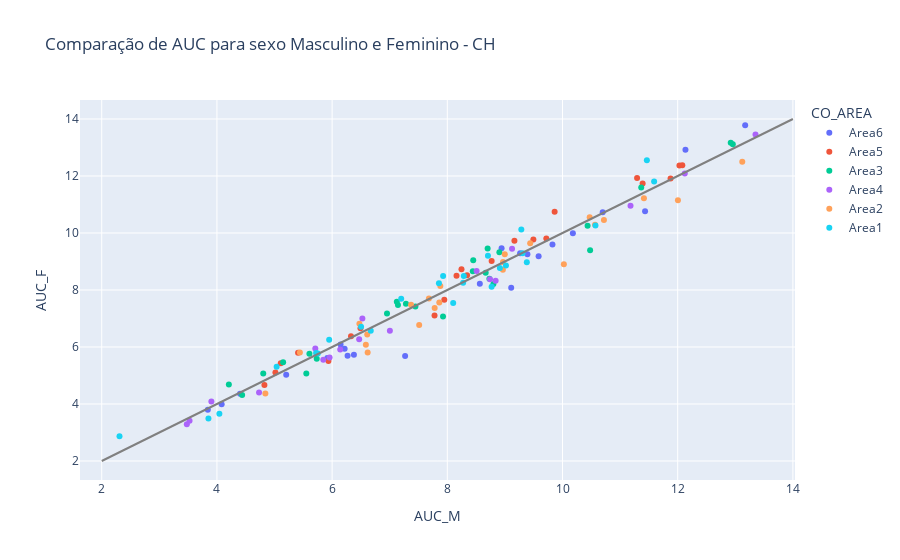

Source (notebook cell):
### Code cell
fig = px.scatter(all_questions_CH, x="AUC_M", y="AUC_F", color="CO_AREA",
                 hover_data=['CO_ITEM','CO_HABILIDADE','Ano'],
                 title="Comparação de AUC para sexo Masculino e Feminino - CH")

fig.add_trace(
    go.Scatter(
        x=[2, 14],
        y=[2, 14],
        mode="lines",
        line=go.scatter.Line(color="gray"),
        showlegend=False)
)

fig.show()

### Figure 1 — Plotly figure (JSON) as saved in the notebook; plotly's stock layout.template omitted (floating-point values rounded to 4 significant figures)
{"data": [{"customdata": [["111894", 27, "2019"], ["118054", 28, "2019"], ["118067", 29, "2019"], ["66498", 30, "2019"], ["118022", 26, "2019"], ["112135", 27, "2019"], ["118038", 26, "2019"], ["76955", 27, "2019"], ["84321", 26, "2018"], ["88057", 26, "2018"], ["111943", 27, "2018"], ["88107", 30, "2018"], ["111978", 29, "2018"], ["26427", 29, "2018"], ["88520", 28, "2018"], ["112122", 30, "2018"], ["84226", 26, "2017"], ["83848", 28, "2017"], ["84128", 29, "2017"], ["79027", 27, "2017"], ["18647", 30, "2017"], ["79005", 26, "2017"]], "hovertemplate": "CO_AREA=Area6<br>AUC_M=%{x}<br>AUC_F=%{y}<br>CO_ITEM=%{customdata[0]}<br>CO_HABILIDADE=%{customdata[1]}<br>Ano=%{customdata[2]}<extra></extra>", "legendgroup": "Area6", "marker": {"color": "#636efa", "symbol": "circle"}, "mode": "markers", "name": "Area6", "orientation": "v", "showlegend": true, "type": "scatter", "x": [8.565, 7.267, 3.842, 10.7, 8.942, 12.13, 9.585, 13.17, 5.917, 6.378, 6.217, 4.082, 6.269, 9.826, 6.147, 5.203, 9.109, 9.391, 4.401, 10.18, 11.43, 9.264], "xaxis": "x", "y": [8.216, 5.686, 3.796, 10.73, 9.461, 12.92, 9.184, 13.78, 5.617, 5.726, 5.939, 3.995, 5.696, 9.596, 6.092, 5.024, 8.083, 9.255, 4.357, 9.991, 10.76, 9.285], "yaxis": "y"}, {"customdata": [["86751", 23, "2019"], ["88306", 23, "2019"], ["118108", 22, "2019"], ["118125", 21, "2019"], ["85139", 24, "2019"], ["81689", 23, "2019"], ["97013", 24, "2019"], ["84147", 25, "2019"], ["97862", 25, "2018"], ["112110", 21, "2018"], ["97888", 22, "2018"], ["84853", 23, "2018"], ["89639", 24, "2018"], ["111873", 21, "2018"], ["89113", 24, "2018"], ["43284", 23, "2017"], ["20109", 24, "2017"], ["82451", 24, "2017"], ["47012", 22, "2017"], ["25281", 21, "2017"], ["27214", 25, "2017"], ["47840", 23, "2017"]], "hovertemplate": "CO_AREA=Area5<br>AUC_M=%{x}<br>AUC_F=%{y}<br>CO_ITEM=%{customdata[0]}<br>CO_HABILIDADE=%{customdata[1]}<br>Ano=%{customdata[2]}<extra></extra>", "legendgroup": "Area5", "marker": {"color": "#EF553B", "symbol": "circle"}, "mode": "markers", "name": "Area5", "orientation": "v", "showlegend": true, "type": "scatter", "x": [5.108, 8.77, 12.03, 8.246, 11.29, 5.936, 7.778, 11.88, 7.948, 9.494, 6.492, 5.016, 8.343, 9.719, 5.409, 4.824, 12.08, 9.165, 8.16, 11.39, 9.863, 6.328], "xaxis": "x", "y": [5.428, 9.014, 12.37, 8.726, 11.93, 5.512, 7.103, 11.92, 7.656, 9.771, 6.662, 5.108, 8.521, 9.805, 5.794, 4.662, 12.38, 9.726, 8.5, 11.74, 10.75, 6.378], "yaxis": "y"}, {"customdata": [["83820", 12, "2019"], ["84888", 15, "2019"], ["88233", 15, "2019"], ["84769", 11, "2019"], ["111844", 11, "2019"], ["33960", 14, "2019"], ["78903", 11, "2019"], ["11601", 15, "2019"], ["111920", 11, "2018"], ["112045", 11, "2018"], ["97652", 13, "2018"], ["97786", 13, "2018"], ["87101", 15, "2018"], ["98027", 15, "2018"], ["96354", 14, "2018"], ["86195", 12, "2018"], ["8172", 13, "2017"], ["67329", 12, "2017"], ["66214", 11, "2017"], ["75940", 12, "2017"], ["76970", 14, "2017"], ["37521", 15, "2017"], ["29085", 11, "2017"], ["30150", 15, "2017"], ["24935", 13, "2017"]], "hovertemplate": "CO_AREA=Area3<br>AUC_M=%{x}<br>AUC_F=%{y}<br>CO_ITEM=%{customdata[0]}<br>CO_HABILIDADE=%{customdata[1]}<br>Ano=%{customdata[2]}<extra></extra>", "legendgroup": "Area3", "marker": {"color": "#00cc96", "symbol": "circle"}, "mode": "markers", "name": "Area3", "orientation": "v", "showlegend": true, "type": "scatter", "x": [12.96, 7.446, 7.143, 8.443, 11.37, 8.8, 12.92, 8.73, 5.552, 6.953, 5.733, 4.207, 7.123, 4.438, 7.926, 8.45, 10.44, 7.282, 5.606, 8.904, 10.48, 4.804, 8.7, 8.666, 5.149], "xaxis": "x", "y": [13.11, 7.424, 7.475, 8.654, 11.6, 8.211, 13.17, 8.391, 5.074, 7.174, 5.591, 4.688, 7.587, 4.312, 7.074, 9.045, 10.25, 7.516, 5.762, 9.321, 9.396, 5.072, 9.454, 8.606, 5.464], "yaxis": "y"}, {"customdata": [["77940", 16, "2019"], ["86934", 17, "2019"], ["88194", 19, "2019"], ["87057", 20, "2019"], ["89147", 18, "2019"], ["96447", 20, "2019"], ["111972", 19, "2018"], ["112081", 17, "2018"], ["85205", 16, "2018"], ["112014", 20, "2018"], ["111802", 18, "2018"], ["112013", 19, "2018"], ["82228", 19, "2017"], ["84165", 18, "2017"], ["84192", 17, "2017"], ["6990", 17, "2017"], ["43294", 16, "2017"], ["23043", 20, "2017"]], "hovertemplate": "CO_AREA=Area4<br>AUC_M=%{x}<br>AUC_F=%{y}<br>CO_ITEM=%{customdata[0]}<br>CO_HABILIDADE=%{customdata[1]}<br>Ano=%{customdata[2]}<extra></extra>", "legendgroup": "Area4", "marker": {"color": "#ab63fa", "symbol": "circle"}, "mode": "markers", "name": "Area4", "orientation": "v", "showlegend": true, "type": "scatter", "x": [13.35, 8.509, 6.141, 12.12, 8.741, 11.18, 3.478, 5.847, 6.525, 3.525, 3.904, 7.003, 9.124, 8.839, 6.47, 5.956, 5.708, 4.732], "xaxis": "x", "y": [13.46, 8.668, 5.914, 12.09, 8.381, 10.96, 3.289, 5.552, 7.003, 3.414, 4.092, 6.573, 9.451, 8.328, 6.273, 5.633, 5.948, 4.408], "yaxis": "y"}, {"customdata": [["118034", 9, "2019"], ["118158", 6, "2019"], ["118033", 6, "2019"], ["111877", 10, "2019"], ["96302", 7, "2019"], ["96596", 7, "2019"], ["95648", 8, "2019"], ["83733", 7, "2018"], ["96813", 6, "2018"], ["111823", 8, "2018"], ["97747", 8, "2018"], ["95752", 9, "2018"], ["111988", 7, "2018"], ["89461", 6, "2018"], ["111841", 10, "2018"], ["38250", 9, "2017"], ["45306", 7, "2017"], ["81916", 6, "2017"], ["31360", 9, "2017"], ["78146", 8, "2017"], ["67012", 8, "2017"], ["8456", 6, "2017"], ["82449", 10, "2017"]], "hovertemplate": "CO_AREA=Area2<br>AUC_M=%{x}<br>AUC_F=%{y}<br>CO_ITEM=%{customdata[0]}<br>CO_HABILIDADE=%{customdata[1]}<br>Ano=%{customdata[2]}<extra></extra>", "legendgroup": "Area2", "marker": {"color": "#FFA15A", "symbol": "circle"}, "mode": "markers", "name": "Area2", "orientation": "v", "showlegend": true, "type": "scatter", "x": [10.02, 12.0, 13.12, 10.47, 10.56, 6.586, 8.967, 7.861, 7.511, 7.371, 9.439, 6.61, 7.681, 6.617, 6.474, 11.41, 4.841, 7.78, 10.72, 8.998, 7.879, 8.965, 5.44], "xaxis": "x", "y": [8.903, 11.15, 12.5, 10.55, 10.29, 6.082, 8.984, 7.558, 6.768, 7.486, 9.641, 6.441, 7.706, 5.807, 6.814, 11.22, 4.366, 7.369, 10.46, 9.256, 8.139, 8.713, 5.811], "yaxis": "y"}, {"customdata": [["97975", 1, "2019"], ["66219", 1, "2019"], ["88308", 3, "2019"], ["87709", 3, "2019"], ["118029", 5, "2019"], ["118024", 4, "2019"], ["84811", 2, "2019"], ["111820", 5, "2019"], ["97982", 1, "2018"], ["111805", 5, "2018"], ["96595", 2, "2018"], ["86760", 4, "2018"], ["44378", 4, "2018"], ["88500", 3, "2018"], ["95528", 2, "2018"], ["87110", 1, "2018"], ["44604", 5, "2017"], ["81598", 3, "2017"], ["49683", 2, "2017"], ["25316", 1, "2017"], ["96575", 3, "2017"], ["83836", 4, "2017"], ["7962", 2, "2017"], ["24918", 1, "2017"], ["49661", 4, "2017"]], "hovertemplate": "CO_AREA=Area1<br>AUC_M=%{x}<br>AUC_F=%{y}<br>CO_ITEM=%{customdata[0]}<br>CO_HABILIDADE=%{customdata[1]}<br>Ano=%{customdata[2]}<extra></extra>", "legendgroup": "Area1", "marker": {"color": "#19d3f3", "symbol": "circle"}, "mode": "markers", "name": "Area1", "orientation": "v", "showlegend": true, "type": "scatter", "x": [8.912, 9.306, 8.102, 7.199, 9.285, 5.037, 11.59, 3.852, 5.752, 6.671, 8.706, 6.503, 9.018, 7.854, 8.275, 4.043, 8.769, 10.57, 11.46, 9.38, 8.286, 5.722, 5.949, 7.927, 2.308], "xaxis": "x", "y": [8.772, 9.291, 7.543, 7.69, 10.12, 5.308, 11.81, 3.488, 5.77, 6.569, 9.201, 6.708, 8.859, 8.235, 8.251, 3.656, 8.114, 10.27, 12.55, 8.977, 8.492, 5.792, 6.257, 8.488, 2.868], "yaxis": "y"}, {"line": {"color": "gray"}, "mode": "lines", "showlegend": false, "type": "scatter", "x": [2, 14], "y": [2, 14]}], "layout": {"legend": {"title": {"text": "CO_AREA"}, "tracegroupgap": 0}, "title": {"text": "Comparação de AUC para sexo Masculino e Feminino - CH"}, "xaxis": {"anchor": "y", "domain": [0, 1], "title": {"text": "AUC_M"}}, "yaxis": {"anchor": "x", "domain": [0, 1], "title": {"text": "AUC_F"}}}}
